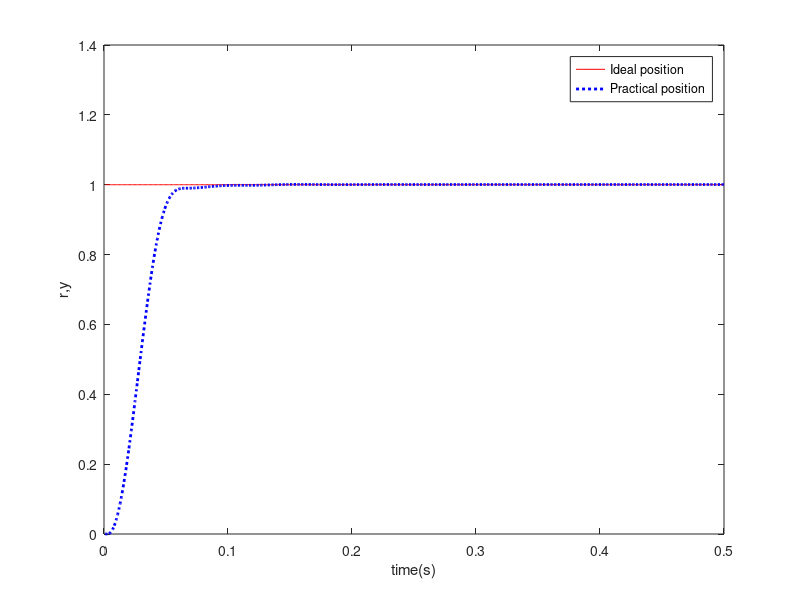
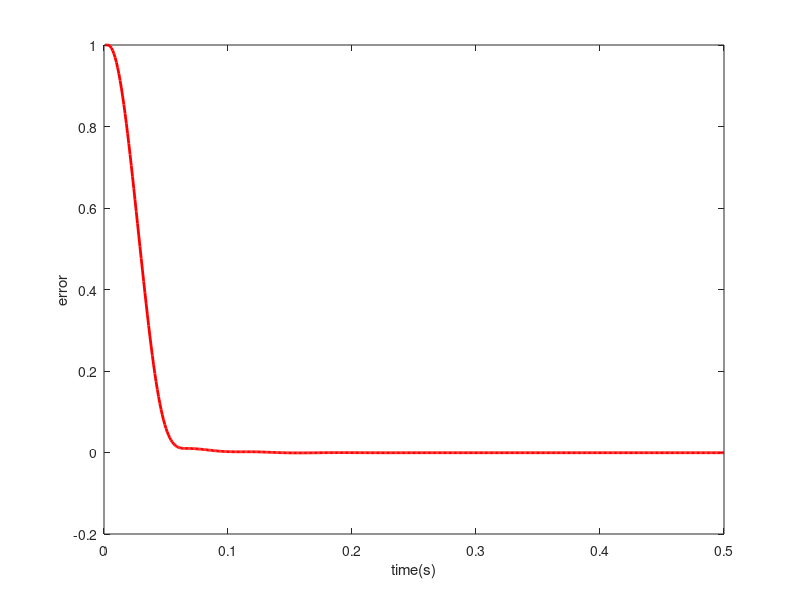

Reproduce these figures in MATLAB, in order.
%Expert PID Controller
%clear all;
close all;
ts=0.001;
sys=tf(5.235e005,[1,87.35,1.047e004,0]); %Plant
dsys=c2d(sys,ts,'z');
[num,den]=tfdata(dsys,'v');
u_1=0;u_2=0;u_3=0;u_4=0;
y_1=0;y_2=0;y_3=0;
ei=0;
error_1=0;derror_1=0;
kp=0.6;ki=0.03;kd=0.01;

time = zeros(1,500);
yd = zeros(1,500);
y = zeros(1,500);
error = zeros(1,500);
derror = zeros(1,500);
u = zeros(1,500);

for k=1:1:500
    time(k)=k*ts;
    yd(k)=1.0;
    % Linear model
    y(k)=-den(2)*y_1-den(3)*y_2-den(4)*y_3+num(1)*u_1+num(2)*u_2+num(3)*u_3+num(4)*u_4;
    error(k)=yd(k)-y(k); % Calculating P
    derror(k)=error(k)-error_1; % Calculating D
    ei=ei+error(k)*ts; % Calculating I
    u(k)=kp*error(k)+kd*derror(k)/ts+ki*ei; %PID Controller
    
    % Expert control rule
    % Rule1:Unclosed control rule
    if abs(error(k))>0.8
        u(k)=0.45;
    elseif abs(error(k))>0.40
        u(k)=0.40;
    elseif abs(error(k))>0.20
        u(k)=0.12;
    elseif abs(error(k))>0.01
        u(k)=0.10;
    end

    % Rule 2
    if error(k)*derror(k)>0 || (derror(k)==0)
        if abs(error(k))>=0.05
            u(k)=u_1+2*kp*error(k);
        else
            u(k)=u_1+0.4*kp*error(k);
        end
    end

    % Rule3
    if (error(k)*derror(k)<0 && derror(k)*derror_1>0) || (error(k)==0)
        u(k) = u(k);
    end

    % Rule4
    if error(k)*derror(k)<0 && derror(k)*derror_1<0
        if abs(error(k))>=0.05
            u(k)=u_1+2*kp*error(k);
        else
            u(k)=u_1+0.6*kp*error(k);
        end
    end

    % Rule5:Integration separation PI control
    if abs(error(k))<=0.001
        u(k)=0.5*error(k)+0.010*ei;
    end

    u_4=u_3;u_3=u_2;u_2=u_1;u_1=u(k);
    y_3=y_2;y_2=y_1;y_1=y(k);
    error_1=error(k);
    derror_1=derror(k);
end

figure(1);
plot(time,yd,'r',time,y,'b:','linewidth',2);
xlabel('time(s)');ylabel('r,y');
legend('Ideal position','Practical position');
figure(2);
plot(time,yd-y,'r','linewidth',2);
xlabel('time(s)');ylabel('error');
